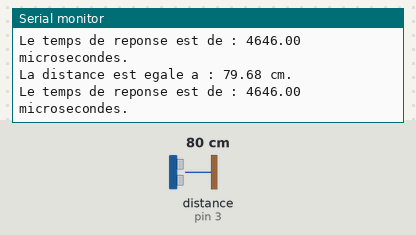
Bench run of a sketch on a simulated Arduino Uno, built with avr-gcc and run on an emulated ATmega328P. Shown: the last lines printed to the serial monitor. Wiring (inferred from the names in the program): ultrasonic range finder: trigger pin 2; echo pin 3. Inputs (shaded band) come from the test bench; at power-on: distance to the obstacle (sensor on pin 3) 80 cm. The echo pulse lasts 58.3 µs per cm.

Above: at 1.8 s.
1.9 s: distance to the obstacle (sensor on pin 3) set to 2 cm
At 2.5 s:
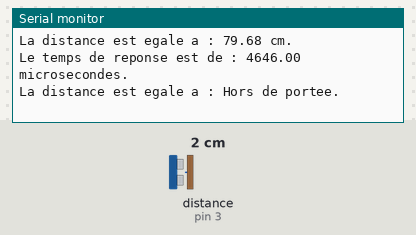
5.0 s: distance to the obstacle (sensor on pin 3) set to 4 cm
At 6.0 s:
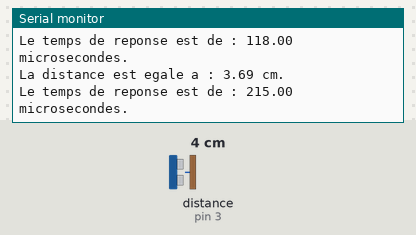
Timing chart, 0 to 8.0 s (numbered marks = the images above; inputs shaded):
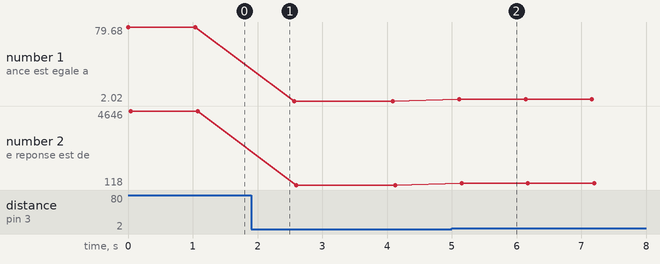

Measured:
- after the input at 1.9 s, the serial monitor: prints a new line after 0.16 s (image 1)
- after the input at 5.0 s, the serial monitor: prints a new line after 0.11 s (image 2)
- plotted number 1: 79.68 → 2.02 after the input at 1.9 s, 2.02 → 3.69 after the input at 5.0 s
- plotted number 2: 4646 → 118 after the input at 1.9 s, 118 → 215 after the input at 5.0 s

The sketch:

1_Capteur.ino
```cpp
//Définir Les Pins pour les capteurs de la ceinture.

//Un PIN sert à configurer une broche spécifiée grâce à un numéro qu'on lui attribue.

//Capteur
#define trigPin 2
#define echoPin 3

//Définir les durées et les distances pour chaque capteur.
//La "durée" correspond au temps que met un ultrason pour revenir sur l'émetteur à ultrasons de la ceinture.
//La "distance" correspond à la distance qui sépare l'obstacle du capteur, de l'utilisateur.

//Une variable FLOAT est une variable qui permet de stocker des nombres décimaux.

float duration, distance;

void setup() {

  //Serial.begin() permet de paramétrer le nombre de donnée envoyée par seconde en bit.
  Serial.begin (9600);

  //Configuration des pins en sortie ou entrée.

  //pinMode() permet de configurer un pin soit en entrée, soit en sortie.

  //Capteur
  pinMode(trigPin, OUTPUT);
  pinMode(echoPin, INPUT);
}

void loop() {
  //Partie de programme qui va tourner en boucle tant que le système est en marche.

  //EmissionUltrasons permet de :
  //Choisir le pin "trig", qui est celui qui va reçevoir les ultrasons précédemment envoyé par l'éméteur/recépteur d'ultrasons.
  //Choisir le pin "echo", qui est celui qui va envoyer l'impulsion à l'éméteur/recépteur d'ultrasons pour émétre des ultrasons.
  //Choisir le pin "motor", qui correspond au vibreur choisi.
  //Choisir la variable float, qui va permettre de stocker la durée que mettent les ultrasons à revenir.
  //Choisir la variable float, qui va permettre de stocker la distance qu'on parcouru les ultrasons avant de toucher un obstacle.
  //Choisir la lettre à afficher lorsque le résultat apparé pour être sûr de savoir de quel capteur on parle pour une personne extérieur.

  //Configuration pour le capteur frontal et le vibreur frontal.
  EmissionUltrasons(trigPin, echoPin, duration, distance);
  //delay permet de mettre en pause le programme pendant une période en milliseconde et donc d'éviter des erreur dans le programme.
  delay(500);
}

void EmissionUltrasons(int trig, int echo, float duration, float distance)
{
  digitalWrite(trig, LOW);
  delayMicroseconds(2);
  digitalWrite(trig, HIGH);
  delayMicroseconds(10);
  digitalWrite(trig, LOW);

  //Mesurer le temps de réponse de l'émetteur/recepteur d'ultrasons

  duration = pulseIn(echo, HIGH);

  //Déterminer la distance grâce à la durée
  //On utilise 343 mètres par secondes comme vitesse du son

  distance = (duration / 2) * 0.0343;

  Serial.print("La distance est egale a : ");

  if (distance >= 400 || distance <= 2) {
     Serial.println("Hors de portee.");
  }
  else {
    Serial.print(distance);
    Serial.println(" cm.");

    Serial.print("Le temps de reponse est de : ");
    Serial.print(duration);
    Serial.println(" microsecondes.");

    delay(500);
  }
}
```
